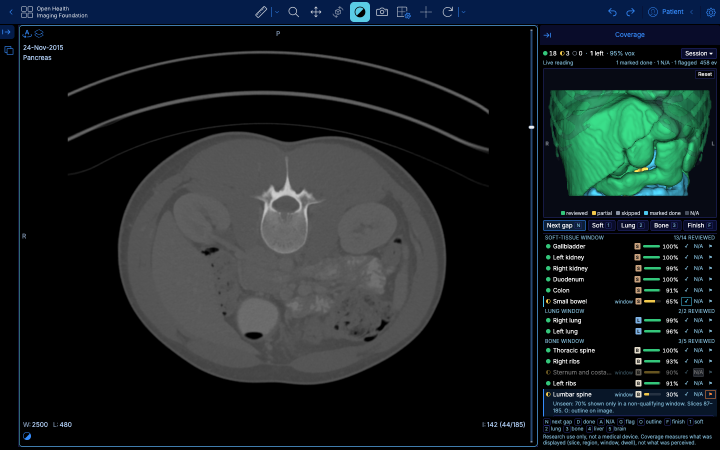
#> input picture evidence/useit/round-1/05-flag-set-note-input-hidden-below-list.png, 1440 x 900 px (shown at 1/2 size)
$ python -i render.py   (imports and definitions only)
#> lines starting #> are read from the running program, lines starting #| are printed output that depends on the picture; after the words box and inside, x2 and y2 are one past the last pixel; in counts of white or black regions, pixels touching at a corner belong together
"""3D organ-map PNG through the app's own vtk.js module in headless Chromium.

Opens ``/render.html?case=<id>`` (the standalone page bundled next to the OHIF build),
applies per-organ statuses (default: all skipped, gray), waits for the page's ready flag and
screenshots the map canvas. The page and the case files it reads are served from disk by a
small in-process server (or by a running covmap server, ``server=``). Research use only.
"""

from __future__ import annotations

import contextlib
import hashlib
import http.server
import json
import re
import socket
import subprocess
import sys
import tempfile
import threading
import time
import urllib.error
import urllib.parse
import urllib.request
from pathlib import Path

from covmap import paths


# Real GPU WebGL2 in headless Chromium on Apple silicon (default is SwiftShader).
CHROMIUM_ARGS = ["--use-angle=metal", "--enable-gpu"]
BACKGROUND_RGB = (7, 10, 20)  # organ-map default background [0.027, 0.039, 0.078]


# [39 lines left out: functions _free_port, _healthy, covmap_server, not called in this run]


CASE_RE = re.compile(r"^[A-Za-z0-9][A-Za-z0-9._-]{0,127}$")
CONTENT_TYPES = {".html": "text/html; charset=utf-8", ".js": "text/javascript", ".json": "application/json",
                 ".bin": "application/octet-stream"}


# [62 lines left out: functions page_server, _load_coverage, not called in this run]


def _nonblank(png: Path) -> dict:
    """Foreground = pixels whose largest channel difference from the background exceeds 12;
    returns its fraction and number of distinct colors. PIL only (no numpy import)."""
    from PIL import Image, ImageChops

    img = Image.open(png).convert("RGB")
#> img is the input picture: PIL image 1440x900 RGB; mean R, G, B 24.6, 32.5, 34.2
    bg = Image.new("RGB", img.size, BACKGROUND_RGB)
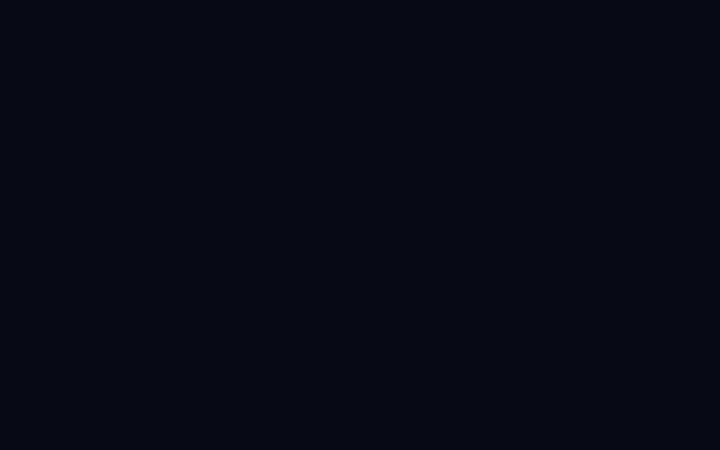
#> bg: PIL image 1440x900 RGB (shown at 1/2 size); mean R, G, B 7, 10, 20
    r, g, b = ImageChops.difference(img, bg).split()
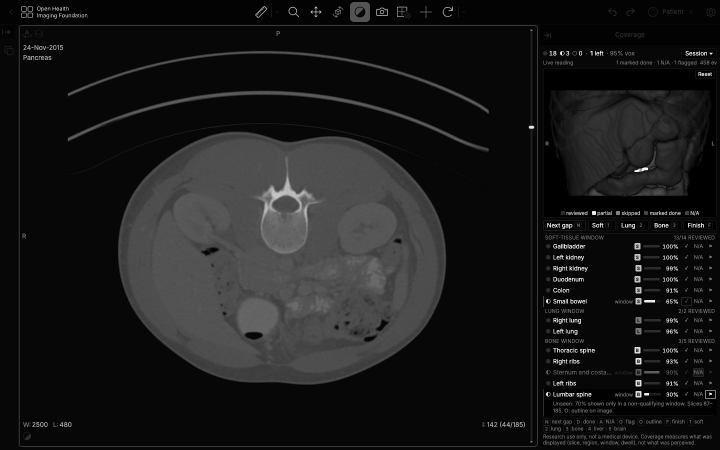
#> r: PIL image 1440x900 L (shown at 1/2 size); min 0, max 248, mean 26
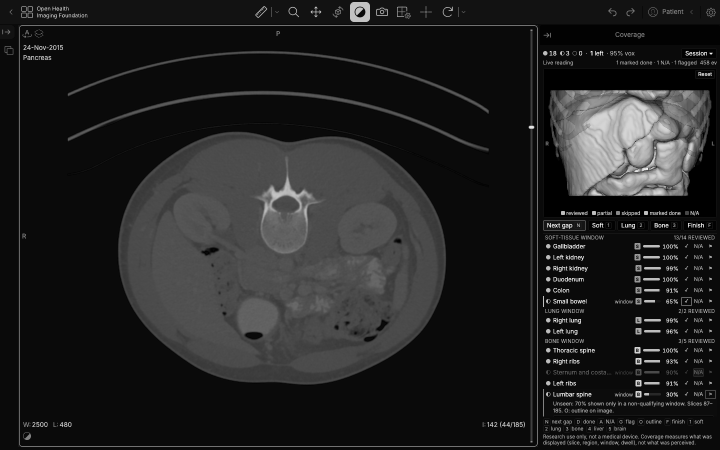
#> g: PIL image 1440x900 L (shown at 1/2 size); min 0, max 245, mean 34.1
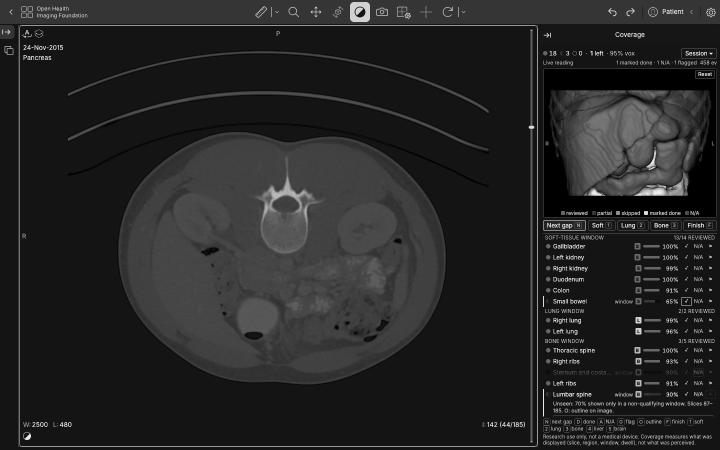
#> b: PIL image 1440x900 L (shown at 1/2 size); min 0, max 235, mean 37.5
    fg = ImageChops.lighter(ImageChops.lighter(r, g), b).point(lambda v: 255 if v > 12 else 0)
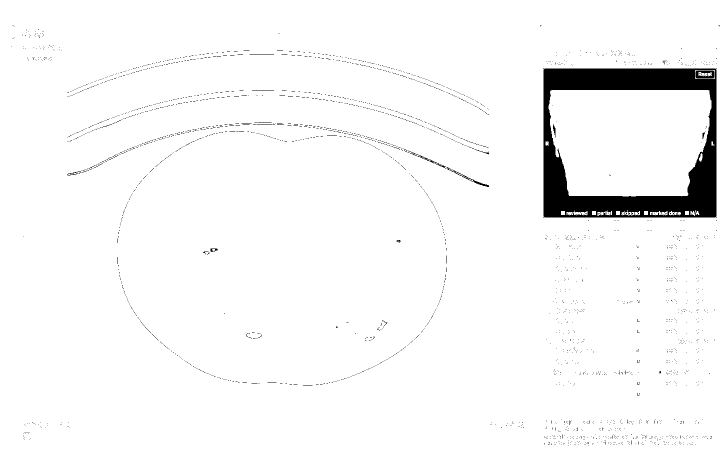
#> fg: PIL image 1440x900 L (shown at 1/2 size); 96.4% white; 2688 black regions (2669 under 20 px), largest, box (x1, y1, x2, y2) and area: (1087, 137, 1433, 435) 39426, (1391, 141, 1429, 157) 437, (893, 334, 978, 374) 277
    total = img.size[0] * img.size[1]
#> total = 1296000
    n_fg = fg.histogram()[255]
#> n_fg = 1249858
    # foreground pixels over the background color, which no foreground pixel can equal
    colors = len(Image.composite(img, bg, fg).getcolors(total)) - (n_fg < total) if n_fg else 0
#> colors = 8220
    return {"foreground_fraction": round(n_fg / total, 4), "foreground_colors": colors, "size": list(img.size)}


# [96 lines left out: function render, not called in this run]

>>> result = _nonblank('../evidence/useit/round-1/05-flag-set-note-input-hidden-below-list.png')
#> result = {'foreground_fraction': 0.964, 'foreground_colors': 8220, 'size': [1440, 900]}

$ run again, on evidence/useit/round-1/08-replay-viewer-not-following.png
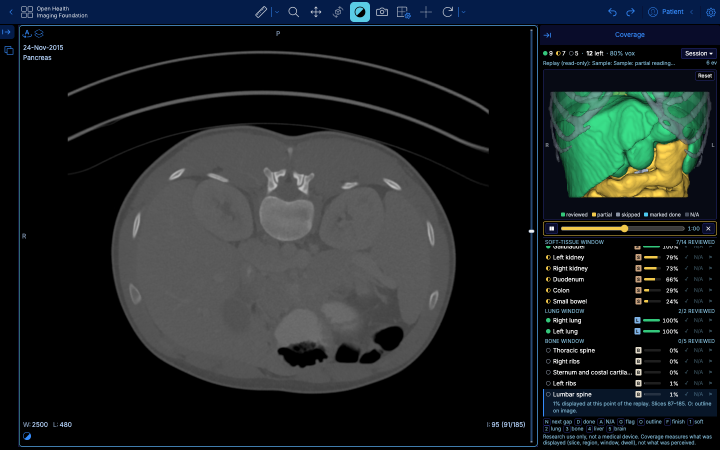
#> input picture evidence/useit/round-1/08-replay-viewer-not-following.png, 1440 x 900 px (shown at 1/2 size)
#> in _nonblank, img is the input picture: PIL image 1440x900 RGB; mean R, G, B 28.8, 34.5, 35.7
#> in _nonblank, `r, g, b = ImageChops.difference(img, bg).split()`:
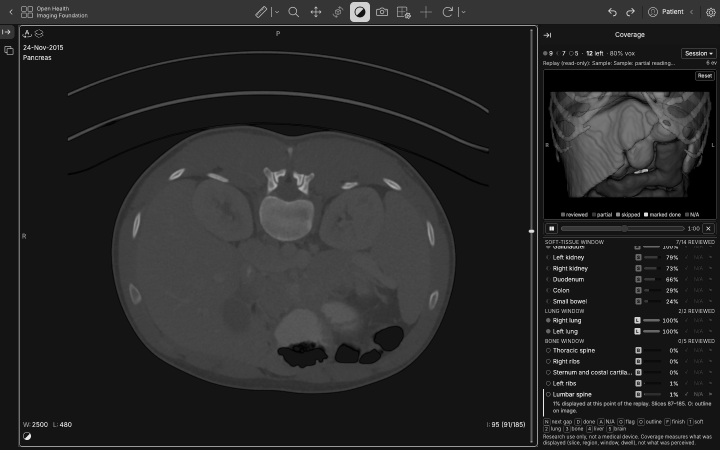
#> b: PIL image 1440x900 L (shown at 1/2 size); min 0, max 235, mean 38.3
#> in _nonblank, `fg = ImageChops.lighter(ImageChops.lighter(r, g), b).point(lambda v: 2..`:
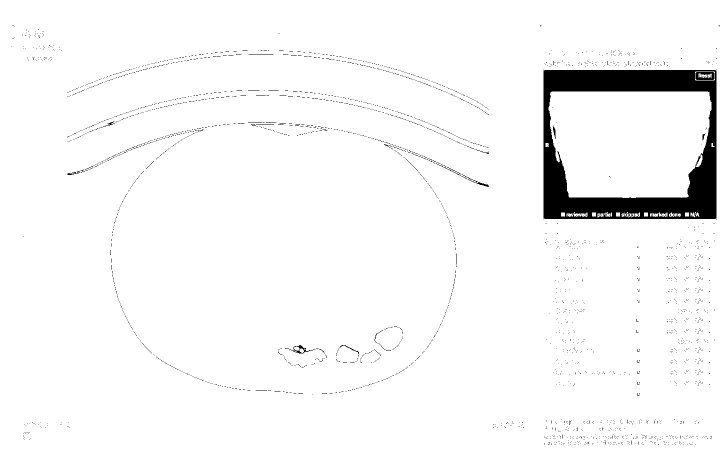
#> fg: PIL image 1440x900 L (shown at 1/2 size); 96.4% white; 2848 black regions (2825 under 20 px), largest, box (x1, y1, x2, y2) and area: (1087, 140, 1433, 438) 39327, (1391, 144, 1429, 160) 437, (570, 690, 631, 707) 209
#> n_fg = 1249624
#> colors = 11689
#> result = {'foreground_fraction': 0.964, 'foreground_colors': 11689, 'size': [1440, 900]}
